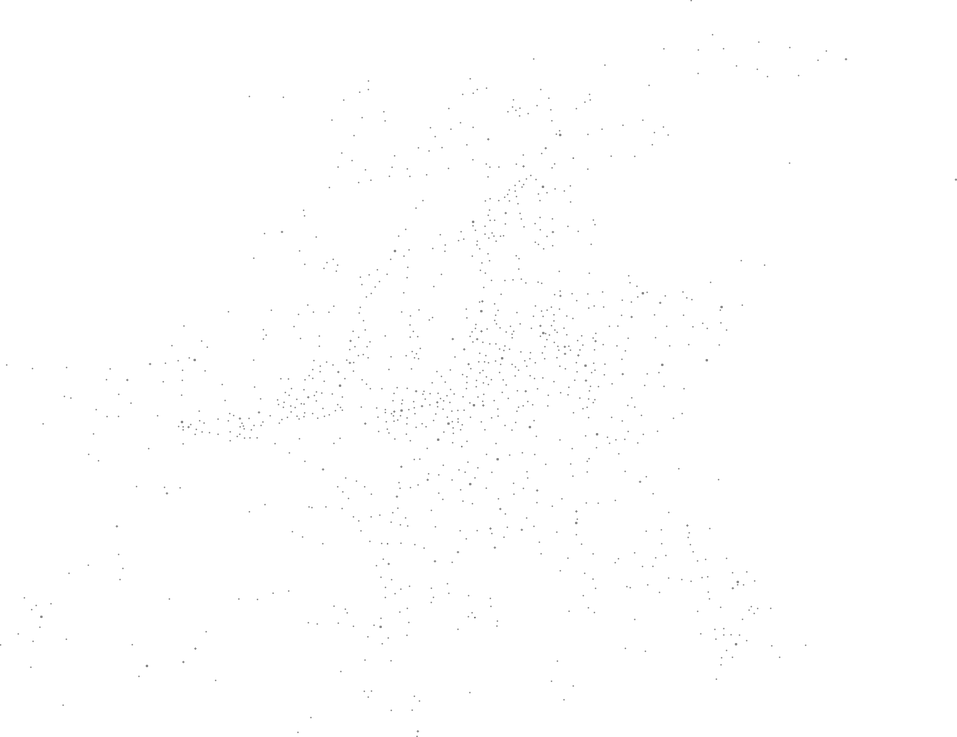
#> input picture 城池.png, 957 x 737 px, shrunk from 8277 x 6371 before the run, found by its file name
$ python detect_cities.py
#> lines starting #> are read from the running program, lines starting #| are printed output that depends on the picture
# -*- coding: utf-8 -*-
"""从 城池.png（仅符号层）提取连通域，输出统计与 CSV。
不依赖 scipy：用行游程 + 并查集做连通标记。
"""
import csv
import sys
from collections import Counter
from pathlib import Path

import numpy as np
from PIL import Image

ROOT = Path(r"D:\Files\HUST_OFFLINE\ds工作站\战国演义数据台")
SRC = ROOT / "assets" / "source" / "城池.png"
OUT_CSV = ROOT / "tools" / "_components.csv"

img = Image.open(SRC).convert("RGBA")
#> img is the input picture: PIL image 957x737 RGBA; mean R, G, B, A 0, 0, 0, 0.4
a = np.asarray(img)
mask = a[:, :, 3] > 0
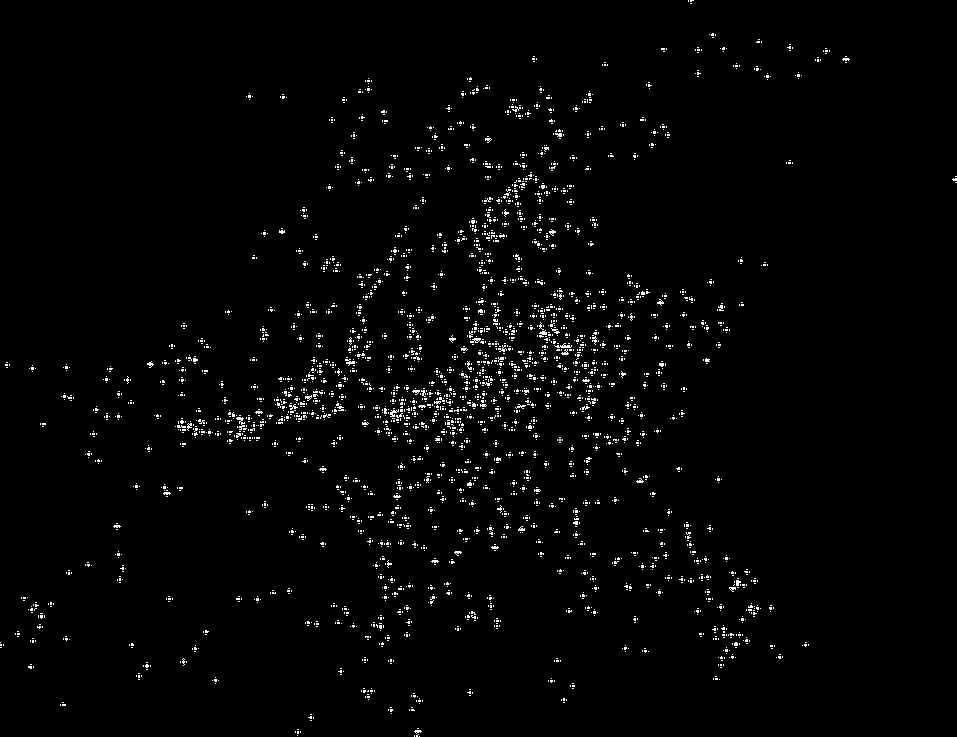
#> mask: shape (737, 957) bool; 1.9% white in thin lines or dots
H, W = mask.shape
#> H = 737; W = 957
print("layer size", W, H, "alpha px", int(mask.sum()))
#| layer size 957 737 alpha px 13218

# ---------- 行游程 ----------
runs = []  # (y, x0, x1)  x1 exclusive
for y in range(H):
    row = mask[y]
    if not row.any():
        continue
    d = np.diff(np.concatenate(([0], row.astype(np.int8), [0])))
    starts = np.where(d == 1)[0]
    ends = np.where(d == -1)[0]
    for s, e in zip(starts, ends):
        runs.append((y, int(s), int(e)))
#> this loop made 737 passes
#> (starts, ends) on passes 1, 2, 4: ([688, 690], [689, 694]), ([688, 690], [689, 692]), ([690], [692])
#> after the loop, runs = 7032 items, first 6: (0, 688, 689), (0, 690, 694), (1, 688, 689), (1, 690, 692), (3, 690, 692), (33, 712, 714)

print("runs", len(runs))
#| runs 7032

# ---------- 并查集 ----------
parent = list(range(len(runs)))
#> parent = 7032 values from 0 to 7031

def find(x):
    while parent[x] != x:
        parent[x] = parent[parent[x]]
        x = parent[x]
    return x

def union(a_, b_):
    ra, rb = find(a_), find(b_)
    if ra != rb:
        parent[rb] = ra

# 按行分组
by_row = {}
for i, (y, x0, x1) in enumerate(runs):
    by_row.setdefault(y, []).append(i)
#> this loop made 7032 passes
#> after the loop, by_row = 681 items

for y in range(1, H):
    cur = by_row.get(y, [])
    prev = by_row.get(y - 1, [])
    if not cur or not prev:
        continue
    i = j = 0
    while i < len(cur) and j < len(prev):
        cy, cx0, cx1 = runs[cur[i]]
        py, px0, px1 = runs[prev[j]]
        if cx0 < px1 and px0 < cx1:          # 8 邻接：允许对角
            union(cur[i], prev[j])
        if cx1 < px1:
            i += 1
        else:
            j += 1
#> this loop made 736 passes
#> (cur, prev) on passes 1, 34, 35: ([2, 3], [0, 1]), ([6, 7, 8], [5]), ([9, 10], [6, 7, 8])

# ---------- 聚合 ----------
agg = {}
for i, (y, x0, x1) in enumerate(runs):
    r = find(i)
    rec = agg.get(r)
    if rec is None:
        agg[r] = [x0, y, x1 - 1, y, x1 - x0]      # minx,miny,maxx,maxy,area
    else:
        if x0 < rec[0]: rec[0] = x0
        if y < rec[1]: rec[1] = y
        if x1 - 1 > rec[2]: rec[2] = x1 - 1
        if y > rec[3]: rec[3] = y
        rec[4] += x1 - x0
#> this loop made 7032 passes
#> r on passes 61 to 63: 70, 65, 68
#> after the loop, agg = 4050 items

comps = [(v[0], v[1], v[2], v[3], v[4]) for v in agg.values()]
#> comps = 4050 items, first 6: (688, 0, 688, 1, 2), (690, 0, 693, 1, 6), (690, 3, 691, 3, 2), (711, 33, 713, 35, 8), (709, 34, 709, 34, 1), (715, 34, 715, 35, 2)
print("components", len(comps))
#| components 4050

w_hist = Counter(c[2] - c[0] + 1 for c in comps)
#> w_hist = 10 items
h_hist = Counter(c[3] - c[1] + 1 for c in comps)
#> h_hist = {2: 1463, 1: 1926, 3: 590, 4: 65, 6: 3, 5: 2, 7: 1}
print("width hist (top)", w_hist.most_common(12))
#| width hist (top) [(1, 1976), (2, 1171), (3, 561), (4, 251), (5, 43), (8, 17), (6, 16), (7, 11), (9, 3), (11, 1)]
print("height hist (top)", h_hist.most_common(12))
#| height hist (top) [(1, 1926), (2, 1463), (3, 590), (4, 65), (6, 3), (5, 2), (7, 1)]
area_hist = Counter(c[4] for c in comps)
#> area_hist = 26 items
print("area hist (top)", area_hist.most_common(12))
#| area hist (top) [(2, 2028), (1, 912), (6, 308), (8, 273), (7, 136), (9, 122), (4, 101), (3, 55), (10, 29), (18, 19), (14, 13), (12, 12)]

# 尺寸交叉表
cross = Counter((c[2] - c[0] + 1, c[3] - c[1] + 1) for c in comps)
#> cross = 35 items
print("bbox (w,h) top 15:", cross.most_common(15))
#> (printed output is left out)

with OUT_CSV.open("w", newline="", encoding="utf-8") as f:
    w = csv.writer(f)
    w.writerow(["id", "x0", "y0", "x1", "y1", "w", "h", "area", "cx", "cy"])
    for i, (x0, y0, x1, y1, area) in enumerate(comps):
        w.writerow([i, x0, y0, x1, y1, x1 - x0 + 1, y1 - y0 + 1, area,
                    (x0 + x1) / 2, (y0 + y1) / 2])
#> this loop made 4050 passes
print("csv ->", OUT_CSV)

$ run again, with 城池名称.png copied over 城池.png
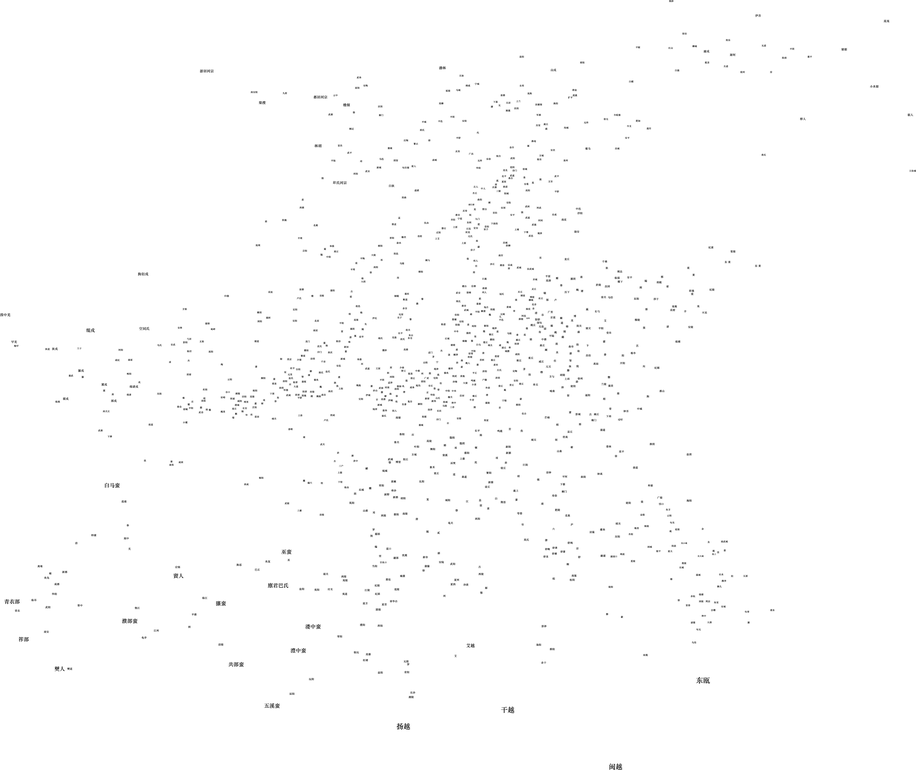
#> input picture 城池名称.png, 916 x 770 px, shrunk from 8375 x 7039 before the run, found by its file name
#> img is the input picture: PIL image 916x770 RGBA; mean R, G, B, A 0, 0, 0, 1.6
#> `mask = a[:, :, 3] > 0`:
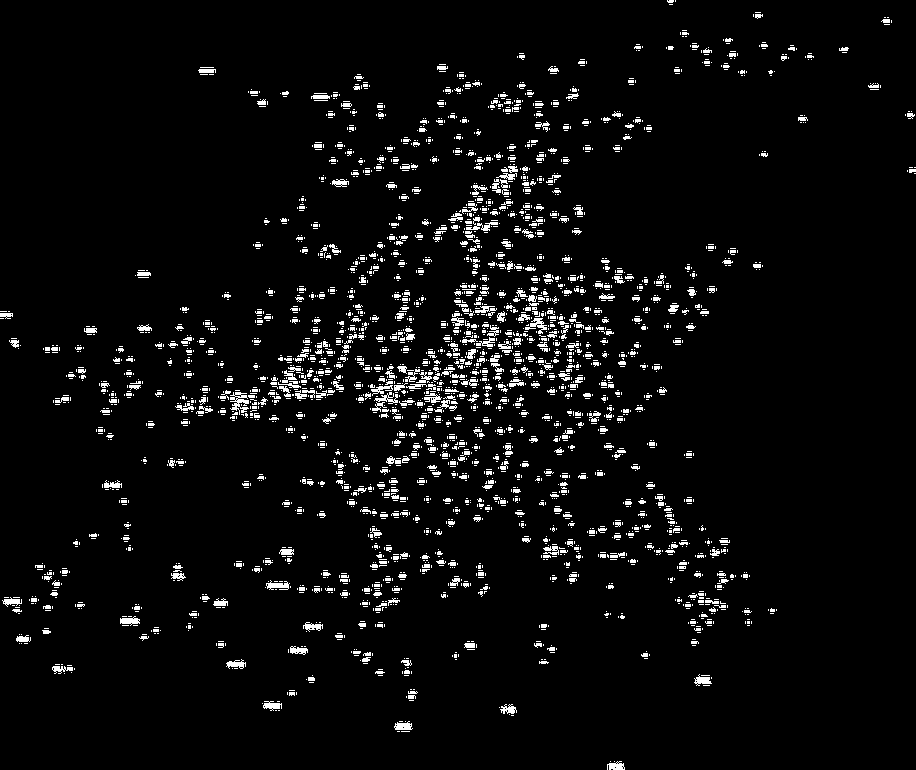
#> mask: shape (770, 916) bool; 4.4% white in thin lines or dots
#| layer size 916 770 alpha px 31140
#> the loop `for y in range(H):` made 770 passes
#> (starts, ends) on passes 1 to 3: ([667, 669, 675], [668, 674, 676]), ([667, 675], [674, 676]), ([668], [673])
#> after the loop `for y in range(H):`: runs = 9497 items, first 6: (0, 667, 668), (0, 669, 674), (0, 675, 676), (1, 667, 674), (1, 675, 676), (2, 668, 673)
#| runs 9497
#> parent = 9497 values from 0 to 9496
#> the loop `for i, (y, x0, x1) in enumerate(runs):` made 9497 passes
#> after the loop `for i, (y, x0, x1) in enumerate(runs):`: by_row = 711 items
#> the loop `for y in range(1, H):` made 769 passes
#> (cur, prev) on passes 1, 2, 15: ([3, 4], [0, 1, 2]), ([5], [3, 4]), ([11, 12], [8, 9, 10])
#> the loop `for i, (y, x0, x1) in enumerate(runs):` made 9497 passes
#> r on passes 61 to 63: 67, 85, 62
#> after the loop `for i, (y, x0, x1) in enumerate(runs):`: agg = 4240 items
#> comps = 4240 items, first 6: (667, 0, 673, 2, 18), (675, 0, 675, 1, 2), (669, 4, 672, 4, 4), (755, 12, 760, 12, 6), (753, 14, 753, 16, 3), (755, 14, 762, 17, 27)
#| components 4240
#> w_hist = 22 items
#> h_hist = 11 items
#| width hist (top) [(1, 1776), (5, 540), (2, 531), (4, 289), (6, 278), (3, 252), (7, 239), (8, 143), (9, 68), (10, 30), (11, 26), (13, 15)]
#| height hist (top) [(1, 2215), (3, 768), (2, 643), (4, 492), (5, 49), (7, 30), (6, 25), (8, 9), (10, 4), (9, 3), (12, 2)]
#> area_hist = 78 items
#| area hist (top) [(2, 1097), (1, 838), (3, 496), (5, 388), (4, 278), (18, 112), (19, 94), (6, 72), (20, 66), (9, 60), (15, 59), (24, 54)]
#> cross = 106 items
#> (printed output is left out)
#> the loop `for i, (x0, y0, x1, y1, area) in enumerate(comps):` made 4240 passes
#> (x0, y0, x1, y1, area) on passes 6, 10, 19: (755, 14, 762, 17, 27), (882, 19, 889, 22, 29), (725, 38, 732, 41, 24)
